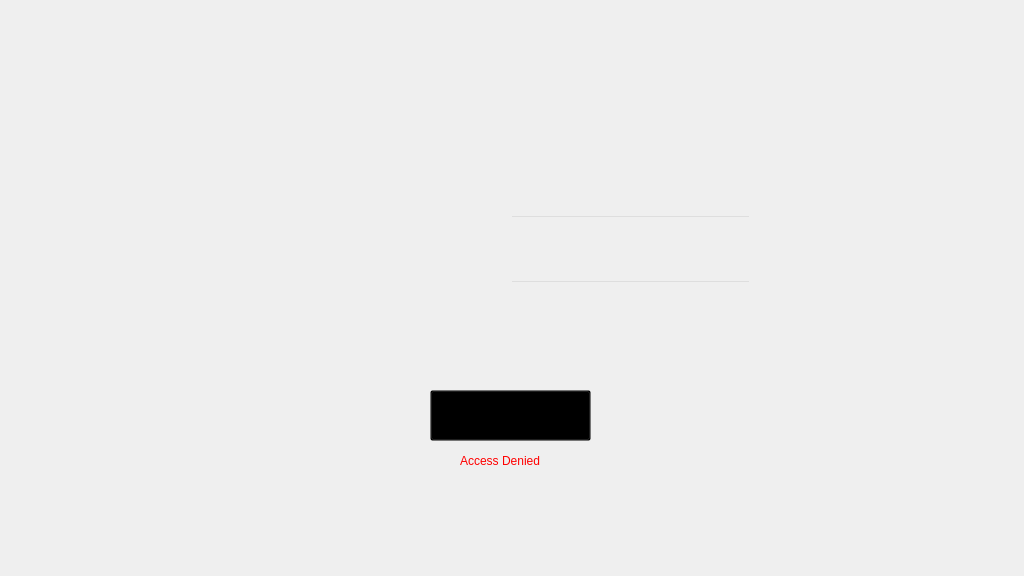
<?xml version="1.0" encoding="UTF-8"?>
<ui version="4.0">
 <class>sign_in_window</class>
 <widget class="QMainWindow" name="sign_in_window">
  <property name="geometry">
   <rect>
    <x>0</x>
    <y>0</y>
    <width>1024</width>
    <height>576</height>
   </rect>
  </property>
  <property name="windowTitle">
   <string>MainWindow</string>
  </property>
  <property name="styleSheet">
   <string notr="true">background-image: url(:/new/prefix2/smallized/sign_in copy.jpg);</string>
  </property>
  <widget class="QWidget" name="centralwidget">
   <widget class="QPushButton" name="pushButton">
    <property name="geometry">
     <rect>
      <x>430</x>
      <y>390</y>
      <width>161</width>
      <height>51</height>
     </rect>
    </property>
    <property name="styleSheet">
     <string notr="true">background-color: transparent;
background-image: url(:/new/prefix2/smallized/tranc.png);</string>
    </property>
    <property name="text">
     <string/>
    </property>
   </widget>
   <widget class="QLineEdit" name="input_usrnm">
    <property name="geometry">
     <rect>
      <x>510</x>
      <y>215</y>
      <width>241</width>
      <height>51</height>
     </rect>
    </property>
    <property name="styleSheet">
     <string notr="true">background-color: transparent;
font: 700 24pt &quot;Roboto&quot;;
background-image: url(:/new/prefix2/smallized/tranc.png);</string>
    </property>
   </widget>
   <widget class="QLineEdit" name="input_psswrd">
    <property name="geometry">
     <rect>
      <x>510</x>
      <y>280</y>
      <width>241</width>
      <height>51</height>
     </rect>
    </property>
    <property name="styleSheet">
     <string notr="true">background-color: transparent;
font: 700 24pt &quot;Roboto&quot;;
background-image: url(:/new/prefix2/smallized/tranc.png);</string>
    </property>
    <property name="text">
     <string/>
    </property>
    <property name="echoMode">
     <enum>QLineEdit::Password</enum>
    </property>
   </widget>
   <widget class="QLabel" name="label_2">
    <property name="geometry">
     <rect>
      <x>460</x>
      <y>360</y>
      <width>401</width>
      <height>201</height>
     </rect>
    </property>
    <property name="styleSheet">
     <string notr="true">color: rgb(255, 0, 0);
background-image: url(:/new/prefix2/smallized/tranc.png);
font: 700 9pt &quot;Roboto&quot;;</string>
    </property>
    <property name="text">
     <string>Access Denied</string>
    </property>
   </widget>
  </widget>
 </widget>
 <resources/>
 <connections/>
</ui>
